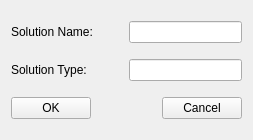
<?xml version="1.0" encoding="UTF-8"?>
<ui version="4.0">
 <class>GUICreateSolutionDialog</class>
 <widget class="QWidget" name="GUICreateSolutionDialog">
  <property name="geometry">
   <rect>
    <x>0</x>
    <y>0</y>
    <width>253</width>
    <height>140</height>
   </rect>
  </property>
  <property name="windowTitle">
   <string>Create Solution</string>
  </property>
  <layout class="QGridLayout" name="gridLayout">
   <item row="0" column="0" colspan="2">
    <widget class="QLabel" name="label">
     <property name="text">
      <string>Solution Name:</string>
     </property>
    </widget>
   </item>
   <item row="0" column="2" colspan="2">
    <widget class="QLineEdit" name="lineEdit_name"/>
   </item>
   <item row="1" column="0" colspan="2">
    <widget class="QLabel" name="label_2">
     <property name="text">
      <string>Solution Type:</string>
     </property>
    </widget>
   </item>
   <item row="1" column="2" colspan="2">
    <widget class="QLineEdit" name="lineEdit_type"/>
   </item>
   <item row="2" column="0">
    <widget class="QPushButton" name="pushButtonOK">
     <property name="text">
      <string>OK</string>
     </property>
    </widget>
   </item>
   <item row="2" column="1" colspan="2">
    <spacer name="horizontalSpacer">
     <property name="orientation">
      <enum>Qt::Horizontal</enum>
     </property>
     <property name="sizeHint" stdset="0">
      <size>
       <width>70</width>
       <height>20</height>
      </size>
     </property>
    </spacer>
   </item>
   <item row="2" column="3">
    <widget class="QPushButton" name="pushButtonCancel">
     <property name="text">
      <string>Cancel</string>
     </property>
    </widget>
   </item>
  </layout>
 </widget>
 <resources/>
 <connections/>
</ui>
